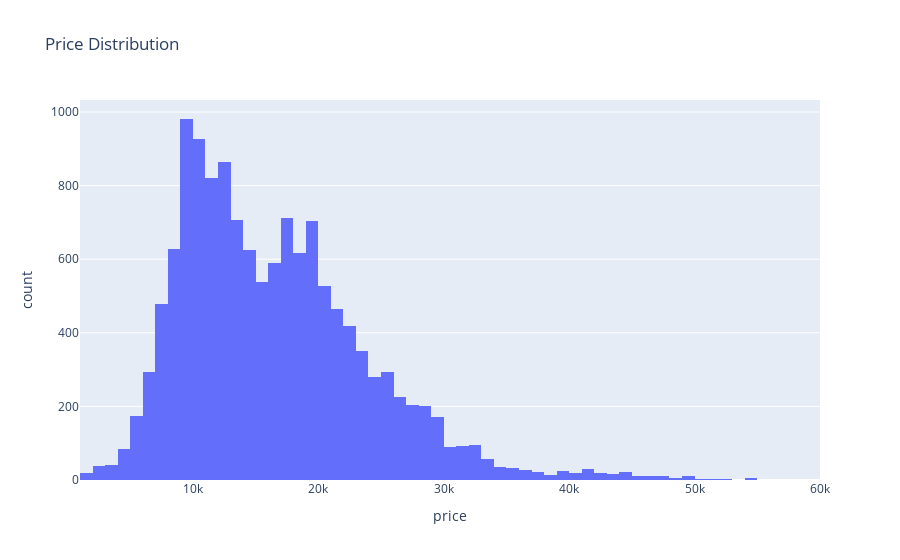

Notebook source saved alongside this figure:
### Markdown cell above
## Visualization

### Code cell
# histogram
fig = px.histogram(df, x='price', nbins=100, title='Price Distribution')
fig.show()

### Figure 1 — Plotly figure (JSON) as saved in the notebook; plotly's stock layout.template omitted (floating-point values rounded to 4 significant figures; data arrays with more than 128 entries replaced by an {"elided": "..."} marker saying what was removed)
{"data": [{"alignmentgroup": "True", "bingroup": "x", "hovertemplate": "price=%{x}<br>count=%{y}<extra></extra>", "legendgroup": "", "marker": {"color": "#636efa", "pattern": {"shape": ""}}, "name": "", "nbinsx": 100, "offsetgroup": "", "orientation": "v", "showlegend": false, "type": "histogram", "x": {"elided": "13641 int values"}, "xaxis": "x", "yaxis": "y"}], "layout": {"barmode": "relative", "legend": {"tracegroupgap": 0}, "title": {"text": "Price Distribution"}, "xaxis": {"anchor": "y", "domain": [0, 1], "title": {"text": "price"}}, "yaxis": {"anchor": "x", "domain": [0, 1], "title": {"text": "count"}}}}
